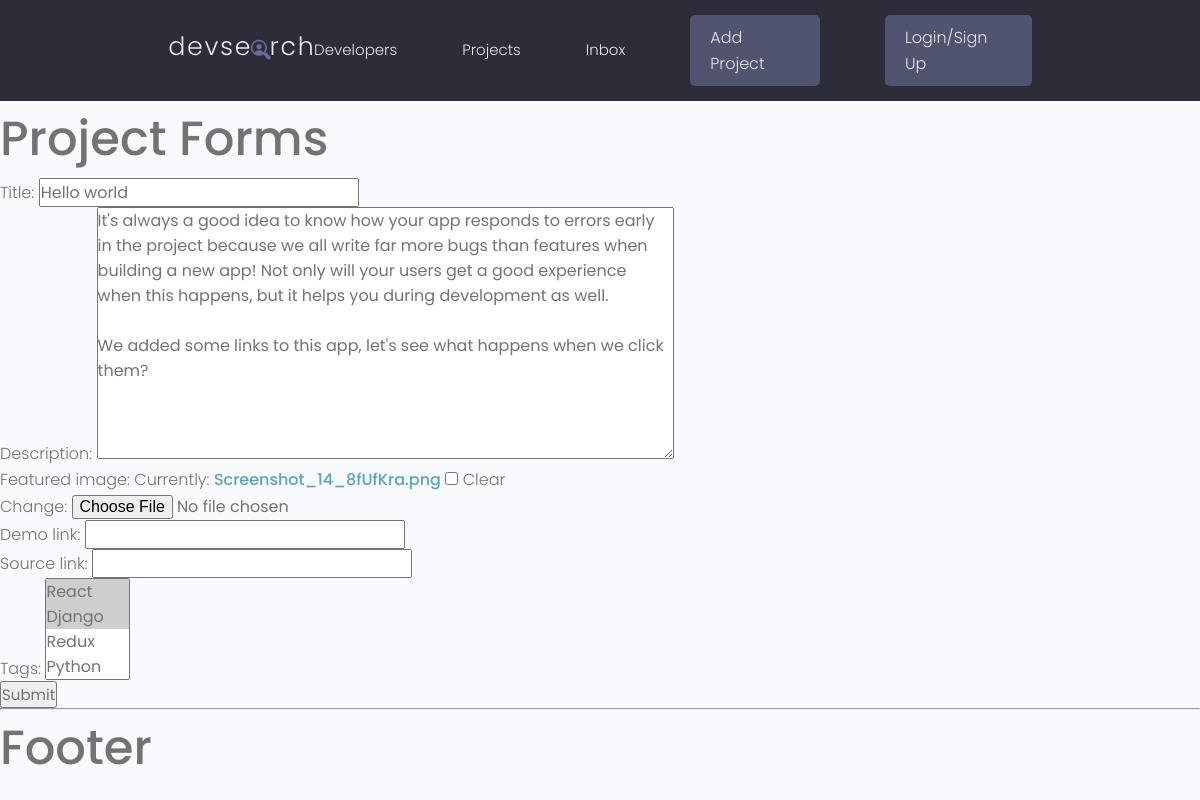
Screenshot of /update-project/15fd05d1-be0b-4ce5-933e-0be2bc6d5bff/ with the database file from the repository.
### projects/models.py (models this page shows, shortened)
class Project(models.Model):
    title=models.CharField(max_length=200)
    description=models.TextField(null=True,blank=True)
    featured_image=models.ImageField(null=True,blank=True,default="pattern.jpg")
    demo_link=models.CharField(max_length=2000,null=True,blank=True)
    source_link=models.CharField(max_length=2000,null=True,blank=True)
    tags=models.ManyToManyField('Tag',blank=True)
    vote_total=models.IntegerField(default=0,null=True,blank=True)
    vote_ratio=models.IntegerField(default=0,null=True,blank=True)
    created=models.DateTimeField(auto_now_add=True)
    id=models.UUIDField(default=uuid.uuid4,unique=True,editable=False,primary_key=True)

### projects/views.py (the view)
# urls.py: path('update-project/<str:kp>/',views.updateProject,name="update-project"),
def updateProject(request,kp):
    project=Project.objects.get(id=kp)
    form=ProjectForm(instance=project)
    if request.method=='POST':
        form=ProjectForm(request.POST,request.FILES, instance=project)
        if form.is_valid:
            form.save()
            return redirect('projects')
    context={'form':form}
    return render(request,'projects/project_forms.html',context)

### projects/forms.py
class ProjectForm(ModelForm):
    class Meta:
        model=Project
        fields=['title','description','featured_image','demo_link','source_link','tags']

### projects/models.py (called while the page is built)
    def __str__(self):
        return self.name

### projects/templates/projects/project_forms.html (shortened to what this page needs)
{%extends 'main.html'%}
{%block content%}
<h1>Project Forms</h1>
<form action="" method="POST" enctype="multipart/form-data">
    {{form.as_p}}
    <input type="submit">
</form>
{%endblock%}

### static/styles/app.css (style rules this page uses)
:root { --color-sub: #2d2d39; }

### static/uikit/styles/modules/_variables.css (style rules this page uses)
:root { --color-main: #5aa5b9; --color-main-light: #e6faff; --color-sub: #3f4156; --color-sub-light: #51546e; --color-sub-lighter: #ededfd; --color-text: #737373; --color-gray: #8b8b8b; --color-light: #e5e7eb; --color-light-gray: #767676; --color-bg: #f8fafd; --color-white: #fffefd; --color-white-light: #f3f3f3; --color-success: #359e64; --color-success-bg: #def8e8; --color-error: #fc4b0b; --color-error-bg: #fff2ee; --font-base: 'Poppins', arial, helvetica, 'Segoe UI', roboto, ubuntu, sans-serif; --font-monospace: 'Fira Code', 'Courier New', courier, monospace; --font-regular: 300; --font-medium: 500; --font-bold: 700; --generic-shadow: 1px 1px 5px #00000010; --generic-transition: all 0.3s ease-in-out; }

### static/uikit/styles/modules/_base.css (style rules this page uses)
* { margin: 0; padding: 0; box-sizing: border-box; text-rendering: optimizeLegibility; color: inherit; font-size: inherit; }
html { font-size: 50%; }
@media only screen and (min-width: 480px) { html { font-size: 56.25%; } }
@media only screen and (min-width: 1200px) { html { font-size: 62.5%; } }
body { line-height: 1.6; font-weight: 400; font-size: 1.5rem; color: var(--color-text); background-color: var(--color-bg); min-height: 100vh; }

### static/uikit/styles/modules/_typography.css (style rules this page uses)
* { font-family: var(--font-base); }
h1 { font-size: 4.8rem; font-weight: var(--font-medium); }
p, span, strong { font-size: 1.6rem; color: var(--color-text); font-weight: var(--font-regular); }
a { padding-bottom: 2px; text-decoration: none; display: inline-block; color: var(--color-main); font-weight: var(--font-medium); }

### rows the page displays
Project: title "Hello world", description "It's always a good idea to know how your app responds to errors early in the project because we all write far more bugs than features when building a new app! Not only will your users get a good experience when this happens, but it helps you during development as well. We added some links to this app, let's see what happens when we click them?"
